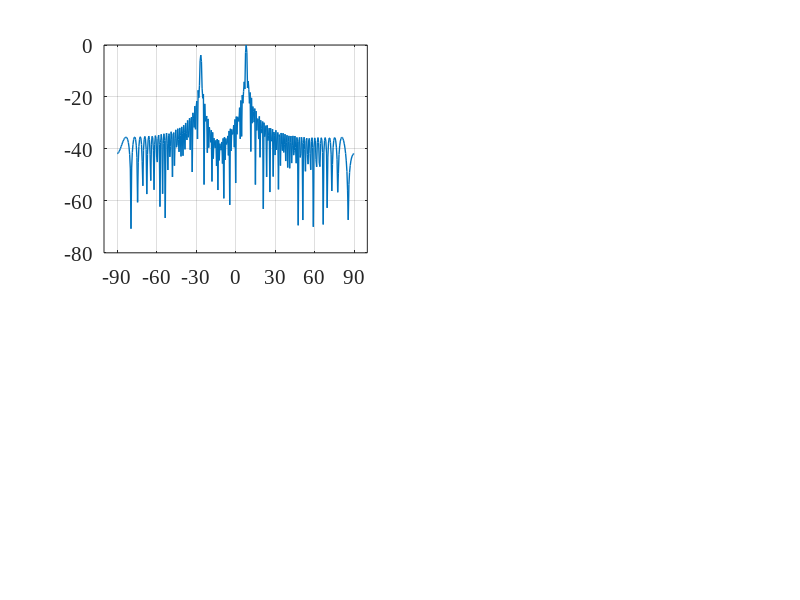

Source code (MATLAB): (Note: this script raises an error after producing the figure.)
close all   % close all windows
clear       % clear workspace
clc         % clear command window
f=300e6;    %carrier frequency (Hz)
n=100;       %number of array elements
l=0.04*3e8/f;    %wave length (m)
sa=361;     %sampling
d=l/2;
p=0:d:d*(n-1);
angle=[-90,90];
angle_m=[-26.5 8
        -56.5 0
        23 39
         0 26.5];
Rat=[sqrt(2901.3) sqrt(7098.7 ) 
    sqrt(3316.7 ) sqrt(6683.3) 
    sqrt(2227.7) sqrt(7772.3) 
    sqrt(2626.5) sqrt(7373.5)]'; %ratio
s_m=size(angle_m,2);
theta_list = linspace(angle(1, 1), angle(1, 2), 361);
steering_matrixe=exp(-1j*p'*2*pi/l*sin(theta_list*pi/180));
for i=1:4
    m_steering(:,:,i)=exp(-1j*p'*2*pi/l*sin(angle_m(i,:)*pi/180));
    R=[m_steering(:,:,i)] * [m_steering(:,:,i)]';
    RRR=det(R);
    R_inv = pinv(R);
    C=[m_steering(:,:,i)];
    w(:,i)=R_inv*C/(C'*R_inv*C)*Rat(:,i);
end

for it = 1:sa
      a = steering_matrixe(:, it);
      bp1(1, it) = abs(w(:,1)' * a);
      bp2(1, it) = abs(w(:,2)' * a);
      bp3(1, it) = abs(w(:,3)' * a);
      bp4(1, it) = abs(w(:,4)' * a);
end
  % Normalize.
bp1 = 20 * log10(bp1 / max(bp1));
bp2 = 20 * log10(bp2 / max(bp2));
bp3 = 20 * log10(bp3 / max(bp3));
bp4 = 20 * log10(bp4 / max(bp4));

for i = 1:s_m
    gain_m1(1,i) = abs(w(:,1)' * (m_steering(:,i,1)*m_steering(:,i,1)')* w(:,1)) / abs(w(:,1)'*w(:,1));
end

for i = 1:s_m
     gain_m2(1,i) = abs(w(:,2)' * (m_steering(:,i,2)*m_steering(:,i,2)')* w(:,2)) / abs(w(:,2)'*w(:,2));
end

for i = 1:s_m
     gain_m3(1,i) = abs(w(:,3)' * (m_steering(:,i,3)*m_steering(:,i,3)')* w(:,3)) / abs(w(:,3)'*w(:,3));
end

for i = 1:s_m
     gain_m4(1,i) = abs(w(:,4)' * (m_steering(:,i,4)*m_steering(:,i,4)')* w(:,4)) / abs(w(:,4)'*w(:,4));
end
gain=[gain_m1;gain_m2;gain_m3;gain_m4];

disp(gain)
% image
figure('position',[150,100,1000,750]) % [x y width height]

subplot(2,2,1);
plot(theta_list,bp1,'LineWidth',1);
grid on;
hold on;
delta = (angle(1, 2) - angle(1, 1)) / 6;
set(gca, 'xlim',[angle(1,1)-10, angle(1, 2)+10],'FontSize',15,'FontName','Times New Roman');
set(gca, 'xtick',angle(1, 1):delta: angle(1, 2),'FontSize',15,'FontName','Times New Roman'); 
% position
    DB11=bp1(angle_m(1,1)/0.5+181);
    DB11=roundn(DB11,-2); 
    plot(angle_m(1,1),DB11,'r*')
    text(angle_m(1,1)-10,DB11+4,[num2str(DB11)],'FontSize',10,'FontName','Times New Roman')

    DB12=bp1(angle_m(1,2)/0.5+181);
    DB12=roundn(DB12,-2); 
    plot(angle_m(1,2),DB12,'r*')
    text(angle_m(1,2)-2,DB12+4,[num2str(DB12)],'FontSize',10,'FontName','Times New Roman')

xlabel({'Azimuth Angle (deg)','\fontsize{20}(a)'});
ylabel('Normalized Beam Pattern (dB)');
set(gca, 'YLim', [-60,7],'FontSize',19,'FontName','Times New Roman');


subplot(2,2,2);
plot(theta_list,bp2,'LineWidth',1);
grid on;
hold on;
delta = (angle(1, 2) - angle(1, 1)) / 6;
set(gca, 'xlim',[angle(1,1)-10, angle(1, 2)+10],'FontSize',15,'FontName','Times New Roman');
set(gca, 'xtick',angle(1, 1):delta: angle(1, 2),'FontSize',15,'FontName','Times New Roman');  

    DB21=bp2(angle_m(2,1)/0.5+181);
    DB21=roundn(DB21,-2); 
    plot(angle_m(2,1),DB21,'r*')
    text(angle_m(2,1)-10,DB21+4,[num2str(DB21)],'FontSize',10,'FontName','Times New Roman')

    DB22=bp2(angle_m(2,2)/0.5+181);
    DB22=roundn(DB22,-2); 
    plot(angle_m(2,2),DB22,'r*')
    text(angle_m(2,2)-2,DB22+4,[num2str(DB22)],'FontSize',10,'FontName','Times New Roman')

xlabel({'Azimuth Angle (deg)','\fontsize{20}(b)'});
ylabel('Normalized Beam Pattern (dB)');
set(gca, 'YLim', [-50,7],'FontSize',19,'FontName','Times New Roman');


subplot(2,2,3);
plot(theta_list,bp3,'LineWidth',1);
grid on;
hold on;
delta = (angle(1, 2) - angle(1, 1)) / 6;
set(gca, 'xlim',[angle(1,1)-10, angle(1, 2)+10],'FontSize',15,'FontName','Times New Roman');
set(gca, 'xtick',angle(1, 1):delta: angle(1, 2),'FontSize',15,'FontName','Times New Roman');    

    DB31=bp3(angle_m(3,1)/0.5+181);
    DB31=roundn(DB31,-2); 
    plot(angle_m(3,1),DB31,'r*')
    text(angle_m(3,1)-10,DB31+4,[num2str(DB31)],'FontSize',10,'FontName','Times New Roman')

    DB32=bp3(angle_m(3,2)/0.5+181);
    DB32=roundn(DB32,-2); 
    plot(angle_m(3,2),DB32,'r*')
    text(angle_m(3,2)-2,DB32+4,[num2str(DB32)],'FontSize',10,'FontName','Times New Roman')

xlabel({'Azimuth Angle (deg)','\fontsize{20}(c)'});
ylabel('Normalized Beam Pattern (dB)');
set(gca, 'YLim', [-60,7],'FontSize',19,'FontName','Times New Roman');


subplot(2,2,4);
plot(theta_list,bp4,'LineWidth',1);
grid on;
hold on;
delta = (angle(1, 2) - angle(1, 1)) / 6;
set(gca, 'xlim',[angle(1,1)-10, angle(1, 2)+10],'FontSize',15,'FontName','Times New Roman');
set(gca, 'xtick',angle(1, 1):delta: angle(1, 2),'FontSize',15,'FontName','Times New Roman');   

    DB41=bp4(angle_m(4,1)/0.5+181);
    DB41=roundn(DB41,-2); 
    plot(angle_m(4,1),DB41,'r*')
    text(angle_m(4,1)-10,DB41+4,[num2str(DB41)],'FontSize',10,'FontName','Times New Roman')

    DB42=bp4(angle_m(4,2)/0.5+181);
    DB42=roundn(DB42,-2); 
    plot(angle_m(4,2),DB42,'r*')
    text(angle_m(4,2)-2,DB42+4,[num2str(DB42)],'FontSize',10,'FontName','Times New Roman')

xlabel({'Azimuth Angle (deg)','\fontsize{20}(d)'});
ylabel('Normalized Beam Pattern (dB)');
set(gca, 'YLim', [-60,7],'FontSize',19,'FontName','Times New Roman');
